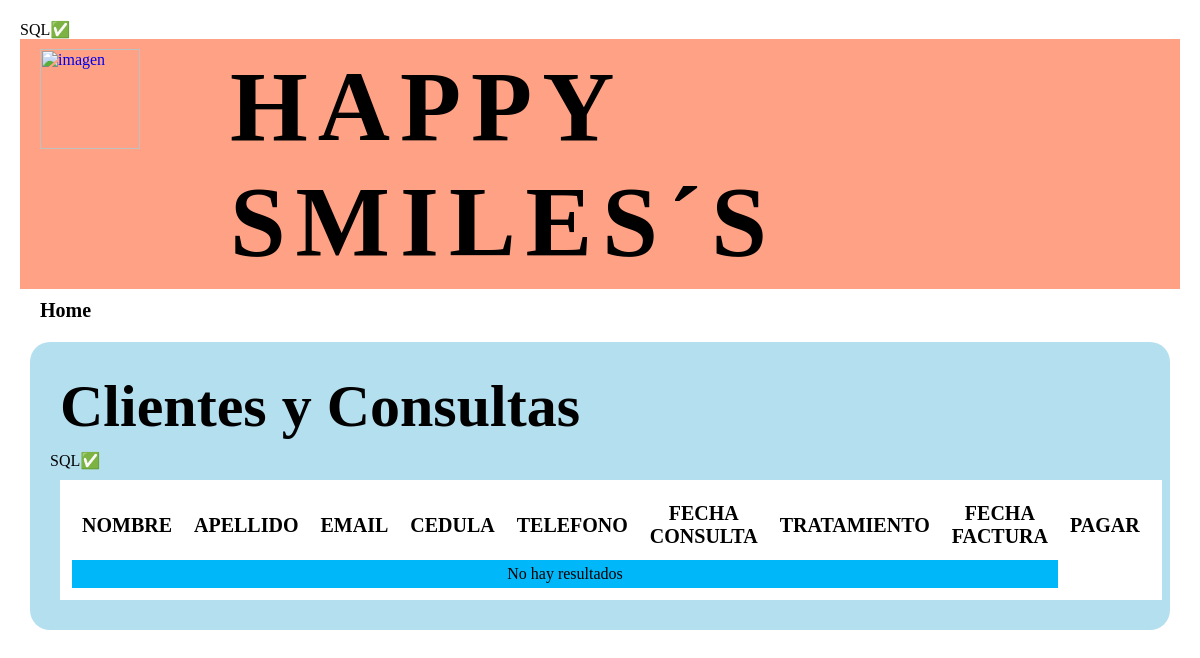
Before: /Php/invoice.php with the older database file.
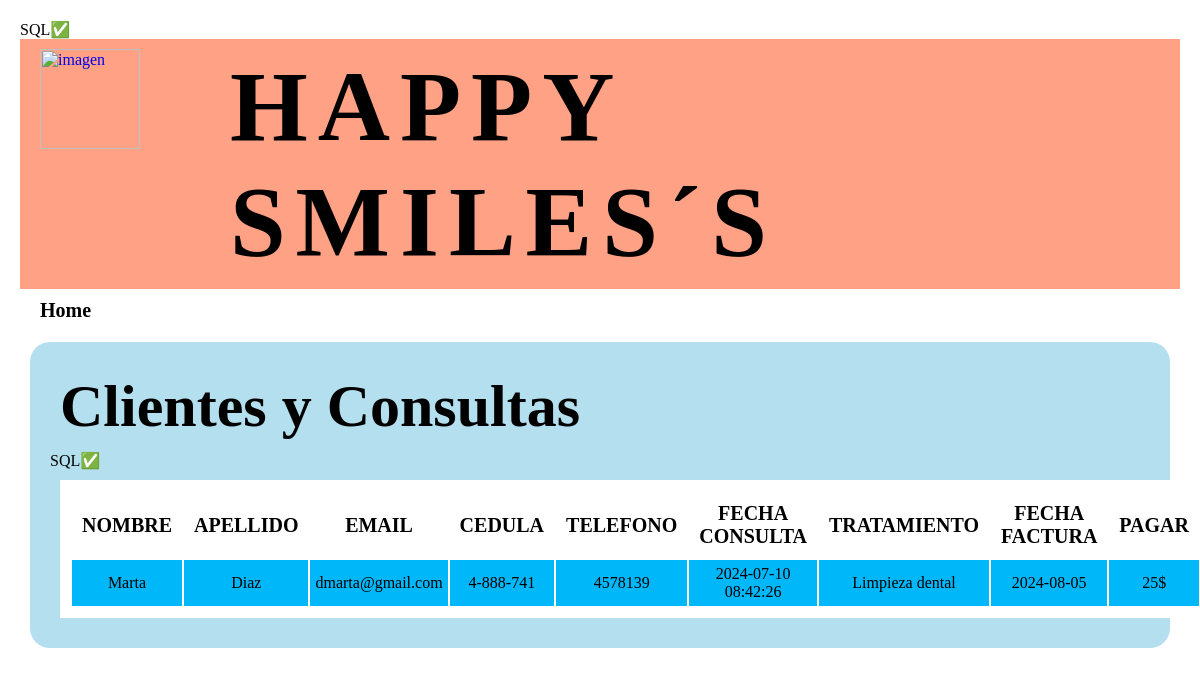
After: the same page with the newer database file.
### tables this page shows
CREATE TABLE `factura` (
  `FACTURA_ID` int(11) NOT NULL,
  `USUARIO_ID` int(11) DEFAULT NULL,
  `TRATAMIENTO` varchar(255) DEFAULT NULL,
  `FECHA_FACTURA` date DEFAULT NULL,
  `MONTO` decimal(10,0) DEFAULT NULL,
  `METODO_PAGO` varchar(50) DEFAULT NULL
);

CREATE TABLE `usuarios` (
  `USUARIO_ID` int(11) NOT NULL,
  `NOMBRE` varchar(255) NOT NULL,
  `APELLIDO` varchar(255) NOT NULL,
  `CEDULA` varchar(255) NOT NULL,
  `EMAIL` varchar(255) DEFAULT NULL,
  `PHONE` varchar(255) DEFAULT NULL,
  `fecha_registro` timestamp NOT NULL DEFAULT current_timestamp()
);

### Php/consulta.php (the view, shortened to what this page needs)
<?php
include ("../config/connection.php");
$sql = "SELECT
u.USUARIO_ID,
u.NOMBRE,
u.APELLIDO,
u.CEDULA,
u.EMAIL,
u.PHONE,
u.fecha_registro,
f.FACTURA_ID,
f.TRATAMIENTO,
f.FECHA_FACTURA,
f.MONTO,
f.METODO_PAGO
FROM usuarios u
JOIN factura f ON u.USUARIO_ID = f.USUARIO_ID";
$result = $conn->query($sql);
echo '<table>
        <tr>
            <th>NOMBRE</th>
            <th>APELLIDO</th>
            <th>EMAIL</th>
            <th>CEDULA</th>
            <th>TELEFONO</th>
            <th>FECHA CONSULTA</th>
            <th>TRATAMIENTO</th>
            <th>FECHA FACTURA</th>
            <th>PAGAR</th>
        </tr>';
if ($result->num_rows > 0) {
     while ($row = $result->fetch_assoc()) {
          echo "<tr>
                <td>" . ($row["NOMBRE"]) . "</td>
                <td>" . ($row["APELLIDO"]) . "</td>
                <td>" . ($row["EMAIL"]) . "</td>
                <td>" . ($row["CEDULA"]) . "</td>
                <td>" . ($row["PHONE"]) . "</td>
                <td>" . ($row["fecha_registro"]) . "</td>
                <td>" . ($row["TRATAMIENTO"]) . "</td>
                <td>" . ($row["FECHA_FACTURA"]) . "</td>
                <td>" . ($row["MONTO"]) . "$</td>
              </tr>";
     }
} else {
     echo "<tr><td colspan='8'>No hay resultados</td></tr>";
}
echo '</table>';

### Php/invoice.php (shortened to what this page needs)
<?php
include ("../config/connection.php");
?>
<!DOCTYPE html>
<html lang="en">
<head>
    <link rel="stylesheet" href="../CSS/css.css">
</head>
<body class="bodyInvoise">
     <div class="navbar">
          <div class="image">
               <a href="index.php">
                    <img src="../image/logo.png" alt="imagen">
               </a>
          </div>
          <div class="titleVuelo">
               <h1>HAPPY SMILES´S</h1>
          </div>
     </div>
     <div class="links">
          <a href="home.php">Home</a>
     </div>
     <div class="container_invoise">
          <div class="userInvoid">
               <h1>Clientes y Consultas</h1>
               <?php include("consulta.php");?>
          </div>
     </div>
</body>
</html>

### CONFIG/connection.php
<?php
$servername = "localhost";
$username = "root";
$password = "";
$dbname = "proyecto";
$conn = new mysqli($servername, $username, $password, $dbname);
if ($conn->connect_error) {
     echo "SQL❌";
     die("Conexión fallida: " . $conn->connect_error);
} else {
echo "SQL✅";
}

### CSS/css.css (style rules this page uses)
* { margin: 0; padding: 10px; box-sizing: border-box; font-family: 'Times New Roman', Times, serif; }
.links { position: sticky; backdrop-filter: blur(100px); background-color: #fff; }
.links a { font-weight: bold; font-size: 20px; color: #000000; text-decoration: none; }
.container_invoise { background-color: #b4dfef; margin: 10px; border-radius: 20px; }
h1 { font-size: 60px; }
.navbar { padding: 0; display: grid; grid-template-columns: 200px 1fr 200px; background-color: rgba(255, 60, 0, 0.482); }
.titleVuelo h1 { padding: 0; font-size: 100px; letter-spacing: 10px; }
.image a img { padding: 0; width: 100px; }
table { text-align: center; background-color: #fff; margin: 10px; }
th { font-weight: bold; font-size: 20px; }
td { padding: 5px; background-color: #00b7fa; }

Changed rows visible on the page:
added factura: USUARIO_ID.NOMBRE "Marta", USUARIO_ID.APELLIDO "Diaz", USUARIO_ID.EMAIL "dmarta@gmail.com", USUARIO_ID.CEDULA "4-888-741", USUARIO_ID.PHONE "4578139", USUARIO_ID.fecha_registro "2024-07-10 08:42:26", TRATAMIENTO "Limpieza dental", FECHA_FACTURA "2024-08-05", MONTO "25"
Other visible differences:
text no longer shown: "No hay resultados"
